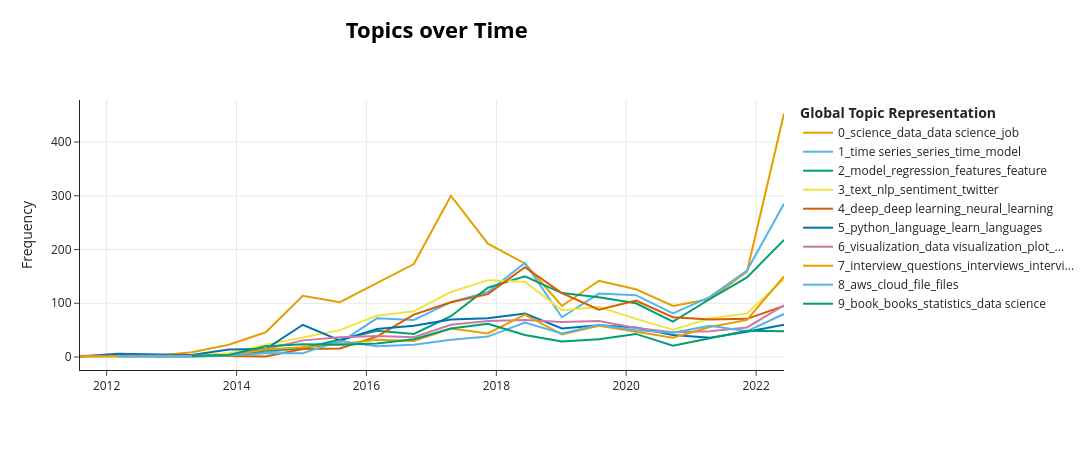

Notebook source saved alongside this figure:
### Code cell
# Extract timestamps into a list matching the document ordering
timestamps = df['created_utc'].tolist()

# Compute the topic frequencies and representations across your time intervals
topics_over_time = topic_model.topics_over_time(df["cleaned_text"], timestamps, nr_bins=20)

# Visualize the dynamic evolution interactively
topic_model.visualize_topics_over_time(topics_over_time, top_n_topics=10)

### Figure 1 — Plotly figure (JSON) as saved in the notebook; plotly's stock layout.template omitted (floating-point values rounded to 4 significant figures)
{"data": [{"hoverinfo": "text", "hovertext": ["<b>Topic 0</b><br>Words: theory, statistics plus, focused theory, difficulty working, programming studying", "<b>Topic 0</b><br>Words: graduated college, just graduated, undergrad, college, bioinformatics", "<b>Topic 0</b><br>Words: stat, perl, job, stat comfortable, javascript perl", "<b>Topic 0</b><br>Words: phd, science, data, data science, master", "<b>Topic 0</b><br>Words: program, science, data science, data, degree", "<b>Topic 0</b><br>Words: science, data science, data, program, degree", "<b>Topic 0</b><br>Words: science, data science, data, program, degree", "<b>Topic 0</b><br>Words: science, data, data science, program, degree", "<b>Topic 0</b><br>Words: science, program, degree, data science, data", "<b>Topic 0</b><br>Words: science, data science, data, degree, program", "<b>Topic 0</b><br>Words: science, data, data science, degree, job", "<b>Topic 0</b><br>Words: science, degree, data science, data, job", "<b>Topic 0</b><br>Words: science, data, data science, job, degree", "<b>Topic 0</b><br>Words: science, data, data science, job, work", "<b>Topic 0</b><br>Words: science, data, data science, job, degree", "<b>Topic 0</b><br>Words: science, data, data science, job, degree", "<b>Topic 0</b><br>Words: data, science, job, work, data science", "<b>Topic 0</b><br>Words: job, work, data, science, data science", "<b>Topic 0</b><br>Words: job, science, data, data science, work", "<b>Topic 0</b><br>Words: science, data, data science, job, masters"], "marker": {"color": "#E69F00"}, "mode": "lines", "name": "0_science_data_data science_job", "type": "scatter", "x": ["2011-08-04T06:48:59.644000000", "2012-03-03T14:59:47.800000000", "2012-09-27T19:15:05.600000000", "2013-04-23T23:30:23.400000000", "2013-11-18T03:45:41.200000000", "2014-06-14T08:00:59.000000000", "2015-01-08T12:16:16.800000000", "2015-08-04T16:31:34.600000000", "2016-02-28T20:46:52.400000000", "2016-09-24T01:02:10.200000000", "2017-04-20T05:17:28.000000000", "2017-11-14T09:32:45.800000000", "2018-06-10T13:48:03.600000000", "2019-01-04T18:03:21.400000000", "2019-07-31T22:18:39.200000000", "2020-02-25T02:33:57.000000000", "2020-09-20T06:49:14.800000000", "2021-04-16T11:04:32.600000000", "2021-11-10T15:19:50.400000000", "2022-06-06T19:35:08.200000000"], "y": [1, 2, 2, 9, 23, 46, 114, 102, 138, 173, 300, 211, 174, 95, 142, 126, 95, 108, 159, 453]}, {"hoverinfo": "text", "hovertext": ["<b>Topic 1</b><br>Words: spending, using aggregated, data reverse, spending data, lookups", "<b>Topic 1</b><br>Words: location, sales, sandwiches, answer example, potential questions", "<b>Topic 1</b><br>Words: accuracy, proximity, trying design, accuracy time, sell", "<b>Topic 1</b><br>Words: variable, time series, series, time, input variable", "<b>Topic 1</b><br>Words: product line, orders, total, total orders, sales", "<b>Topic 1</b><br>Words: customers, time, model, month, problem", "<b>Topic 1</b><br>Words: sales, time, time series, series, model", "<b>Topic 1</b><br>Words: sales, time series, time, series, customer", "<b>Topic 1</b><br>Words: customer, time, time series, series, model", "<b>Topic 1</b><br>Words: time series, series, time, model, sales", "<b>Topic 1</b><br>Words: model, time series, time, series, sales", "<b>Topic 1</b><br>Words: time series, series, time, sales, model", "<b>Topic 1</b><br>Words: time series, series, time, model, customer", "<b>Topic 1</b><br>Words: series, time series, model, time, sales", "<b>Topic 1</b><br>Words: time series, series, time, model, sales", "<b>Topic 1</b><br>Words: time series, series, time, model, forecasting", "<b>Topic 1</b><br>Words: time series, series, time, model, forecasting", "<b>Topic 1</b><br>Words: time series, series, time, forecasting, model"], "marker": {"color": "#56B4E9"}, "mode": "lines", "name": "1_time series_series_time_model", "type": "scatter", "x": ["2012-03-03T14:59:47.800000000", "2013-04-23T23:30:23.400000000", "2013-11-18T03:45:41.200000000", "2014-06-14T08:00:59.000000000", "2015-01-08T12:16:16.800000000", "2015-08-04T16:31:34.600000000", "2016-02-28T20:46:52.400000000", "2016-09-24T01:02:10.200000000", "2017-04-20T05:17:28.000000000", "2017-11-14T09:32:45.800000000", "2018-06-10T13:48:03.600000000", "2019-01-04T18:03:21.400000000", "2019-07-31T22:18:39.200000000", "2020-02-25T02:33:57.000000000", "2020-09-20T06:49:14.800000000", "2021-04-16T11:04:32.600000000", "2021-11-10T15:19:50.400000000", "2022-06-06T19:35:08.200000000"], "y": [1, 1, 4, 9, 17, 27, 72, 69, 102, 121, 175, 74, 118, 115, 81, 112, 161, 285]}, {"hoverinfo": "text", "hovertext": ["<b>Topic 2</b><br>Words: make logistic, lurking time, sklearn, non developers, logistic regression", "<b>Topic 2</b><br>Words: classification random, better predictions, algorithms better, supervised classification, python scikit", "<b>Topic 2</b><br>Words: mae, coefficient determination, testing data, determination, variables", "<b>Topic 2</b><br>Words: interaction, variables, dummy, regression, order terms", "<b>Topic 2</b><br>Words: random, model, variables, features, regression", "<b>Topic 2</b><br>Words: regression, model, features, validation, feature", "<b>Topic 2</b><br>Words: random, features, tree, model, regression", "<b>Topic 2</b><br>Words: model, accuracy, regression, set, features", "<b>Topic 2</b><br>Words: model, regression, feature, features, linear", "<b>Topic 2</b><br>Words: model, regression, variables, features, feature", "<b>Topic 2</b><br>Words: model, regression, variables, features, feature", "<b>Topic 2</b><br>Words: model, regression, variables, features, feature", "<b>Topic 2</b><br>Words: features, model, regression, feature, linear", "<b>Topic 2</b><br>Words: model, regression, variables, feature, features", "<b>Topic 2</b><br>Words: model, features, regression, feature, variables", "<b>Topic 2</b><br>Words: model, regression, feature, variables, features", "<b>Topic 2</b><br>Words: model, regression, feature, features, test"], "marker": {"color": "#009E73"}, "mode": "lines", "name": "2_model_regression_features_feature", "type": "scatter", "x": ["2013-04-23T23:30:23.400000000", "2013-11-18T03:45:41.200000000", "2014-06-14T08:00:59.000000000", "2015-01-08T12:16:16.800000000", "2015-08-04T16:31:34.600000000", "2016-02-28T20:46:52.400000000", "2016-09-24T01:02:10.200000000", "2017-04-20T05:17:28.000000000", "2017-11-14T09:32:45.800000000", "2018-06-10T13:48:03.600000000", "2019-01-04T18:03:21.400000000", "2019-07-31T22:18:39.200000000", "2020-02-25T02:33:57.000000000", "2020-09-20T06:49:14.800000000", "2021-04-16T11:04:32.600000000", "2021-11-10T15:19:50.400000000", "2022-06-06T19:35:08.200000000"], "y": [3, 2, 12, 17, 32, 49, 43, 76, 129, 150, 119, 111, 100, 66, 108, 148, 218]}, {"hoverinfo": "text", "hovertext": ["<b>Topic 3</b><br>Words: data grabbed, likes data, facebook friends, divides, chasm", "<b>Topic 3</b><br>Words: viral, twitter, visualizing things, online content, data download", "<b>Topic 3</b><br>Words: tab, file, print, term score, txt", "<b>Topic 3</b><br>Words: social media, media data, media, data website, social", "<b>Topic 3</b><br>Words: twitter, text, influence, sentiment, sentiment analysis", "<b>Topic 3</b><br>Words: text, twitter, nlp, tweets, text mining", "<b>Topic 3</b><br>Words: twitter, sentiment, facebook, text, sentiment analysis", "<b>Topic 3</b><br>Words: text, twitter, sentiment, sentiment analysis, tweets", "<b>Topic 3</b><br>Words: text, sentiment, sentiment analysis, twitter, analysis", "<b>Topic 3</b><br>Words: hillary, great, text, sentiment, 23", "<b>Topic 3</b><br>Words: text, nlp, sentiment, twitter, sentiment analysis", "<b>Topic 3</b><br>Words: text, sentiment, nlp, sentiment analysis, twitter", "<b>Topic 3</b><br>Words: text, nlp, sentiment, sentiment analysis, twitter", "<b>Topic 3</b><br>Words: text, twitter, nlp, sentiment, tweets", "<b>Topic 3</b><br>Words: nlp, text, oe, sentiment, words", "<b>Topic 3</b><br>Words: text, nlp, facebook, words, twitter", "<b>Topic 3</b><br>Words: text, nlp, sentiment, twitter, sentiment analysis", "<b>Topic 3</b><br>Words: nlp, text, twitter, sentiment, words", "<b>Topic 3</b><br>Words: text, nlp, twitter, sentiment, tweets"], "marker": {"color": "#F0E442"}, "mode": "lines", "name": "3_text_nlp_sentiment_twitter", "type": "scatter", "x": ["2011-08-04T06:48:59.644000000", "2012-09-27T19:15:05.600000000", "2013-04-23T23:30:23.400000000", "2013-11-18T03:45:41.200000000", "2014-06-14T08:00:59.000000000", "2015-01-08T12:16:16.800000000", "2015-08-04T16:31:34.600000000", "2016-02-28T20:46:52.400000000", "2016-09-24T01:02:10.200000000", "2017-04-20T05:17:28.000000000", "2017-11-14T09:32:45.800000000", "2018-06-10T13:48:03.600000000", "2019-01-04T18:03:21.400000000", "2019-07-31T22:18:39.200000000", "2020-02-25T02:33:57.000000000", "2020-09-20T06:49:14.800000000", "2021-04-16T11:04:32.600000000", "2021-11-10T15:19:50.400000000", "2022-06-06T19:35:08.200000000"], "y": [3, 2, 3, 7, 23, 36, 50, 77, 85, 121, 143, 140, 87, 93, 71, 51, 72, 81, 145]}, {"hoverinfo": "text", "hovertext": ["<b>Topic 4</b><br>Words: fna, loading, tutorial, networks, deep", "<b>Topic 4</b><br>Words: deng, research available, prominent researchers, methods applications, dong", "<b>Topic 4</b><br>Words: rapid progress, captioning, rapid, automatic, progress", "<b>Topic 4</b><br>Words: deep learning, deep, learning, learning deep, camfind", "<b>Topic 4</b><br>Words: deep, deep learning, neural, learning, learning simplified", "<b>Topic 4</b><br>Words: deep, deep learning, networks, neural, neural networks", "<b>Topic 4</b><br>Words: deep, deep learning, tf, learning, neural", "<b>Topic 4</b><br>Words: deep, deep learning, learning, neural, image", "<b>Topic 4</b><br>Words: deep, deep learning, neural, learning, image", "<b>Topic 4</b><br>Words: deep, deep learning, neural, image, learning", "<b>Topic 4</b><br>Words: deep, deep learning, computer vision, vision, learning", "<b>Topic 4</b><br>Words: deep, deep learning, neural, tensorflow, learning", "<b>Topic 4</b><br>Words: deep, deep learning, learning, tensorflow, neural", "<b>Topic 4</b><br>Words: deep, deep learning, neural, image, learning", "<b>Topic 4</b><br>Words: deep, image, deep learning, attention, neural", "<b>Topic 4</b><br>Words: deep, deep learning, neural, image, learning", "<b>Topic 4</b><br>Words: deep, deep learning, image, images, neural"], "marker": {"color": "#D55E00"}, "mode": "lines", "name": "4_deep_deep learning_neural_learning", "type": "scatter", "x": ["2012-09-27T19:15:05.600000000", "2013-11-18T03:45:41.200000000", "2014-06-14T08:00:59.000000000", "2015-01-08T12:16:16.800000000", "2015-08-04T16:31:34.600000000", "2016-02-28T20:46:52.400000000", "2016-09-24T01:02:10.200000000", "2017-04-20T05:17:28.000000000", "2017-11-14T09:32:45.800000000", "2018-06-10T13:48:03.600000000", "2019-01-04T18:03:21.400000000", "2019-07-31T22:18:39.200000000", "2020-02-25T02:33:57.000000000", "2020-09-20T06:49:14.800000000", "2021-04-16T11:04:32.600000000", "2021-11-10T15:19:50.400000000", "2022-06-06T19:35:08.200000000"], "y": [1, 2, 1, 15, 16, 38, 79, 102, 117, 167, 119, 88, 105, 74, 70, 71, 95]}, {"hoverinfo": "text", "hovertext": ["<b>Topic 5</b><br>Words: better data, net, mining start, vb net, data mining", "<b>Topic 5</b><br>Words: integrating, vendors, sap, addition, latest", "<b>Topic 5</b><br>Words: datascience choosing, learned ve, sas learning, science 101, essentially learned", "<b>Topic 5</b><br>Words: python, rpy2, scala, language, science stackexchange", "<b>Topic 5</b><br>Words: python, soda, tutorials books, package, analysis", "<b>Topic 5</b><br>Words: python, learn, language, java, use", "<b>Topic 5</b><br>Words: python, language, vim, packages, learn", "<b>Topic 5</b><br>Words: python, language, matlab, packages, java", "<b>Topic 5</b><br>Words: python, language, languages, programming, learn", "<b>Topic 5</b><br>Words: python, language, learn, languages, programming", "<b>Topic 5</b><br>Words: python, language, languages, learn, programming", "<b>Topic 5</b><br>Words: python, language, languages, learn, use", "<b>Topic 5</b><br>Words: python, language, languages, use, packages", "<b>Topic 5</b><br>Words: python, language, use, languages, learn", "<b>Topic 5</b><br>Words: python, language, use, languages, packages", "<b>Topic 5</b><br>Words: python, language, languages, use, programming", "<b>Topic 5</b><br>Words: python, language, stata, code, learn", "<b>Topic 5</b><br>Words: python, language, languages, matlab, use", "<b>Topic 5</b><br>Words: python, shiny, javascript, language, js"], "marker": {"color": "#0072B2"}, "mode": "lines", "name": "5_python_language_learn_languages", "type": "scatter", "x": ["2011-08-04T06:48:59.644000000", "2012-03-03T14:59:47.800000000", "2013-04-23T23:30:23.400000000", "2013-11-18T03:45:41.200000000", "2014-06-14T08:00:59.000000000", "2015-01-08T12:16:16.800000000", "2015-08-04T16:31:34.600000000", "2016-02-28T20:46:52.400000000", "2016-09-24T01:02:10.200000000", "2017-04-20T05:17:28.000000000", "2017-11-14T09:32:45.800000000", "2018-06-10T13:48:03.600000000", "2019-01-04T18:03:21.400000000", "2019-07-31T22:18:39.200000000", "2020-02-25T02:33:57.000000000", "2020-09-20T06:49:14.800000000", "2021-04-16T11:04:32.600000000", "2021-11-10T15:19:50.400000000", "2022-06-06T19:35:08.200000000"], "y": [1, 6, 4, 14, 15, 60, 31, 52, 58, 70, 72, 81, 53, 59, 55, 41, 36, 47, 60]}, {"hoverinfo": "text", "hovertext": ["<b>Topic 6</b><br>Words: linked, like graph, tv, literature, visualizing", "<b>Topic 6</b><br>Words: users conference, aid data, report generation, highlights, xml", "<b>Topic 6</b><br>Words: map visualizations, visualizations, map, python ideal, interactive visualisations", "<b>Topic 6</b><br>Words: xpost medicine, python bokeh, visualization, science visualization, visualizations python", "<b>Topic 6</b><br>Words: visualization, plot, data set, changes, set", "<b>Topic 6</b><br>Words: visualization, data visualization, visualization data, visualizing, python", "<b>Topic 6</b><br>Words: visualization, data visualization, plotly, plot, visualizations", "<b>Topic 6</b><br>Words: visualization, data visualization, plot, graph, matplotlib", "<b>Topic 6</b><br>Words: predictor, visualization, lt, plot, data visualization", "<b>Topic 6</b><br>Words: visualization, data visualization, plot, visualize, matplotlib", "<b>Topic 6</b><br>Words: visualization, plot, matplotlib, data visualization, python", "<b>Topic 6</b><br>Words: visualization, plot, data visualization, plotly, graph", "<b>Topic 6</b><br>Words: visualization, data visualization, plotly, plot, graphs", "<b>Topic 6</b><br>Words: visualization, plot, data visualization, plots, interactive", "<b>Topic 6</b><br>Words: visualization, matplotlib, data visualization, plotly, graphs", "<b>Topic 6</b><br>Words: visualization, data visualization, matplotlib, graphs, plot", "<b>Topic 6</b><br>Words: visualization, data visualization, plot, matplotlib, visualizations", "<b>Topic 6</b><br>Words: visualization, plot, plotly, data visualization, charts", "<b>Topic 6</b><br>Words: visualization, data visualization, matplotlib, plot, visualize"], "marker": {"color": "#CC79A7"}, "mode": "lines", "name": "6_visualization_data visualization_plot_...", "type": "scatter", "x": ["2011-08-04T06:48:59.644000000", "2012-03-03T14:59:47.800000000", "2013-04-23T23:30:23.400000000", "2013-11-18T03:45:41.200000000", "2014-06-14T08:00:59.000000000", "2015-01-08T12:16:16.800000000", "2015-08-04T16:31:34.600000000", "2016-02-28T20:46:52.400000000", "2016-09-24T01:02:10.200000000", "2017-04-20T05:17:28.000000000", "2017-11-14T09:32:45.800000000", "2018-06-10T13:48:03.600000000", "2019-01-04T18:03:21.400000000", "2019-07-31T22:18:39.200000000", "2020-02-25T02:33:57.000000000", "2020-09-20T06:49:14.800000000", "2021-04-16T11:04:32.600000000", "2021-11-10T15:19:50.400000000", "2022-06-06T19:35:08.200000000"], "y": [2, 2, 2, 3, 15, 31, 37, 39, 37, 60, 67, 69, 65, 67, 54, 46, 48, 55, 96]}, {"hoverinfo": "text", "hovertext": ["<b>Topic 7</b><br>Words: drew conway, conway, borders, drew, interview", "<b>Topic 7</b><br>Words: interview, internet time, similar entry, interview hour, believe position", "<b>Topic 7</b><br>Words: interview, track course, fast track, asked, based job", "<b>Topic 7</b><br>Words: interview, questions, interviews, asked, hiring", "<b>Topic 7</b><br>Words: interview, questions, interviews, hiring, ask", "<b>Topic 7</b><br>Words: interview, interviews, questions, wear, interview questions", "<b>Topic 7</b><br>Words: interview, questions, science interview, interview questions, interviews", "<b>Topic 7</b><br>Words: interview, questions, interview questions, interviews, science interview", "<b>Topic 7</b><br>Words: interview, questions, interviews, science interview, ask", "<b>Topic 7</b><br>Words: interview, questions, interviews, science interview, asked", "<b>Topic 7</b><br>Words: interview, questions, interviews, interview questions, science interview", "<b>Topic 7</b><br>Words: interview, questions, interviews, science interview, interview questions", "<b>Topic 7</b><br>Words: interview, questions, interviews, science interview, interview questions", "<b>Topic 7</b><br>Words: interview, questions, interview questions, interviews, uber", "<b>Topic 7</b><br>Words: interview, questions, interviews, technical, interviewer", "<b>Topic 7</b><br>Words: interview, questions, interviews, process, asked", "<b>Topic 7</b><br>Words: interview, questions, interviews, ask, interview questions", "<b>Topic 7</b><br>Words: interview, questions, interviews, prepare, interview questions"], "marker": {"color": "#E69F00"}, "mode": "lines", "name": "7_interview_questions_interviews_intervi...", "type": "scatter", "x": ["2011-08-04T06:48:59.644000000", "2013-04-23T23:30:23.400000000", "2013-11-18T03:45:41.200000000", "2014-06-14T08:00:59.000000000", "2015-01-08T12:16:16.800000000", "2015-08-04T16:31:34.600000000", "2016-02-28T20:46:52.400000000", "2016-09-24T01:02:10.200000000", "2017-04-20T05:17:28.000000000", "2017-11-14T09:32:45.800000000", "2018-06-10T13:48:03.600000000", "2019-01-04T18:03:21.400000000", "2019-07-31T22:18:39.200000000", "2020-02-25T02:33:57.000000000", "2020-09-20T06:49:14.800000000", "2021-04-16T11:04:32.600000000", "2021-11-10T15:19:50.400000000", "2022-06-06T19:35:08.200000000"], "y": [1, 2, 4, 14, 18, 24, 32, 30, 53, 44, 79, 42, 58, 47, 36, 56, 69, 150]}, {"hoverinfo": "text", "hovertext": ["<b>Topic 8</b><br>Words: mcmc sampling, ec, farming, mcmc, sampling", "<b>Topic 8</b><br>Words: cfd, tube, experiments, storing, comparison", "<b>Topic 8</b><br>Words: json, replies, require special, use amazon, amazon aws", "<b>Topic 8</b><br>Words: large, xml, memory footprint, ml videos, sets analysis", "<b>Topic 8</b><br>Words: csv, writer, parser, file, rows", "<b>Topic 8</b><br>Words: cloud, aws, file, observations, memory", "<b>Topic 8</b><br>Words: files, azure, cloud, azure ml, memory", "<b>Topic 8</b><br>Words: cloud, aws, amazon, redshift, amazon redshift", "<b>Topic 8</b><br>Words: aws, cloud, models, file, files", "<b>Topic 8</b><br>Words: cloud, aws, file, ec2, production", "<b>Topic 8</b><br>Words: cloud, aws, computing, file, using", "<b>Topic 8</b><br>Words: aws, cloud, files, csv, database", "<b>Topic 8</b><br>Words: cloud, aws, files, azure, models", "<b>Topic 8</b><br>Words: aws, cloud, files, models, deploy", "<b>Topic 8</b><br>Words: aws, cloud, api, models, deploy", "<b>Topic 8</b><br>Words: cloud, azure, aws, model, models", "<b>Topic 8</b><br>Words: aws, cloud, azure, file, model", "<b>Topic 8</b><br>Words: cloud, aws, files, file, data"], "marker": {"color": "#56B4E9"}, "mode": "lines", "name": "8_aws_cloud_file_files", "type": "scatter", "x": ["2012-03-03T14:59:47.800000000", "2013-04-23T23:30:23.400000000", "2013-11-18T03:45:41.200000000", "2014-06-14T08:00:59.000000000", "2015-01-08T12:16:16.800000000", "2015-08-04T16:31:34.600000000", "2016-02-28T20:46:52.400000000", "2016-09-24T01:02:10.200000000", "2017-04-20T05:17:28.000000000", "2017-11-14T09:32:45.800000000", "2018-06-10T13:48:03.600000000", "2019-01-04T18:03:21.400000000", "2019-07-31T22:18:39.200000000", "2020-02-25T02:33:57.000000000", "2020-09-20T06:49:14.800000000", "2021-04-16T11:04:32.600000000", "2021-11-10T15:19:50.400000000", "2022-06-06T19:35:08.200000000"], "y": [1, 1, 3, 7, 7, 30, 20, 23, 32, 38, 64, 44, 60, 50, 45, 58, 48, 80]}, {"hoverinfo": "text", "hovertext": ["<b>Topic 9</b><br>Words: data fusion, fusion, books, software hardware, hardware", "<b>Topic 9</b><br>Words: build intuition, book, intuition, solutions going, books build", "<b>Topic 9</b><br>Words: book review, book, review, review data, books", "<b>Topic 9</b><br>Words: book, books, statistics, good, data science", "<b>Topic 9</b><br>Words: book, books, statistics, books data, data science", "<b>Topic 9</b><br>Words: books, book, statistics, science, data science", "<b>Topic 9</b><br>Words: book, books, data science, science, free", "<b>Topic 9</b><br>Words: book, books, statistics, data science, science", "<b>Topic 9</b><br>Words: book, books, statistics, data science, read", "<b>Topic 9</b><br>Words: books, book, statistics, data science, science", "<b>Topic 9</b><br>Words: books, book, data science, science, statistics", "<b>Topic 9</b><br>Words: book, books, read, statistics, data science", "<b>Topic 9</b><br>Words: books, book, data science, science, free", "<b>Topic 9</b><br>Words: books, book, statistics, data science, science", "<b>Topic 9</b><br>Words: book, books, statistics, read, book amazon", "<b>Topic 9</b><br>Words: books, book, statistics, read, textbook", "<b>Topic 9</b><br>Words: books, book, statistics, data science, recommendations"], "marker": {"color": "#009E73"}, "mode": "lines", "name": "9_book_books_statistics_data science", "type": "scatter", "x": ["2013-04-23T23:30:23.400000000", "2013-11-18T03:45:41.200000000", "2014-06-14T08:00:59.000000000", "2015-01-08T12:16:16.800000000", "2015-08-04T16:31:34.600000000", "2016-02-28T20:46:52.400000000", "2016-09-24T01:02:10.200000000", "2017-04-20T05:17:28.000000000", "2017-11-14T09:32:45.800000000", "2018-06-10T13:48:03.600000000", "2019-01-04T18:03:21.400000000", "2019-07-31T22:18:39.200000000", "2020-02-25T02:33:57.000000000", "2020-09-20T06:49:14.800000000", "2021-04-16T11:04:32.600000000", "2021-11-10T15:19:50.400000000", "2022-06-06T19:35:08.200000000"], "y": [2, 4, 20, 24, 23, 25, 33, 53, 62, 41, 29, 33, 43, 21, 35, 49, 48]}], "layout": {"height": 450, "hoverlabel": {"bgcolor": "white", "font": {"family": "Rockwell", "size": 16}}, "legend": {"title": {"text": "<b>Global Topic Representation"}}, "title": {"font": {"color": "Black", "size": 22}, "text": "<b>Topics over Time</b>", "x": 0.4, "xanchor": "center", "y": 0.95, "yanchor": "top"}, "width": 1250, "xaxis": {"showgrid": true}, "yaxis": {"showgrid": true, "title": {"text": "Frequency"}}}}
